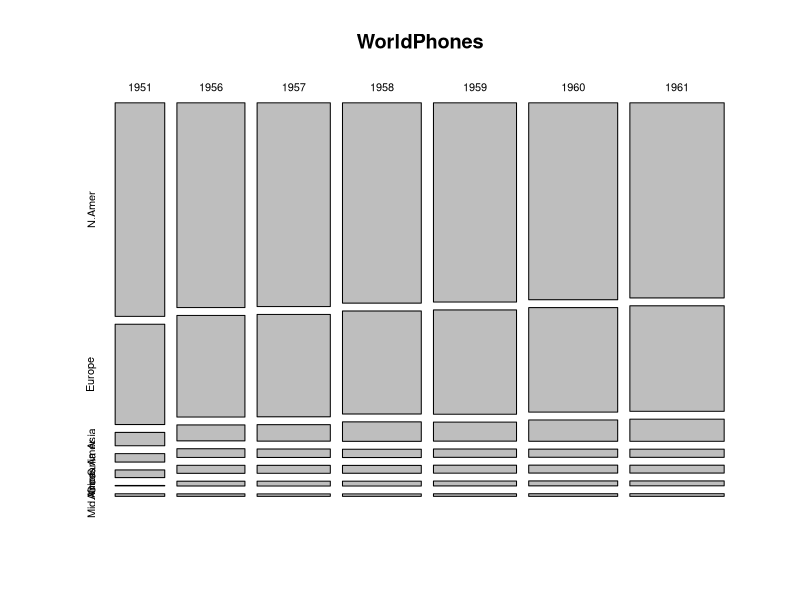
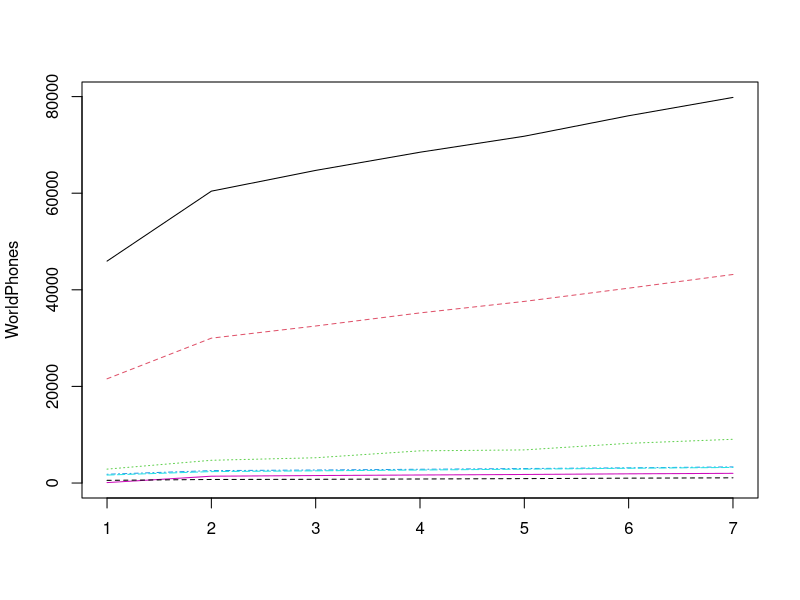
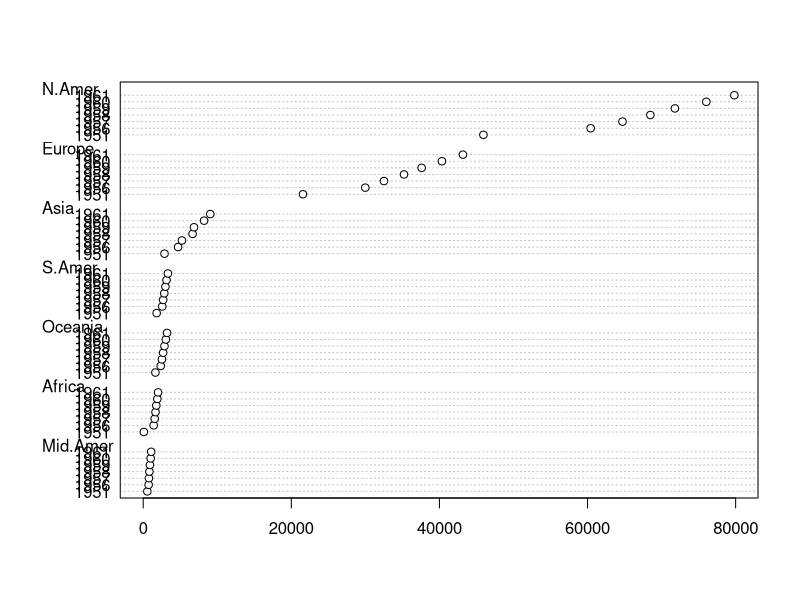
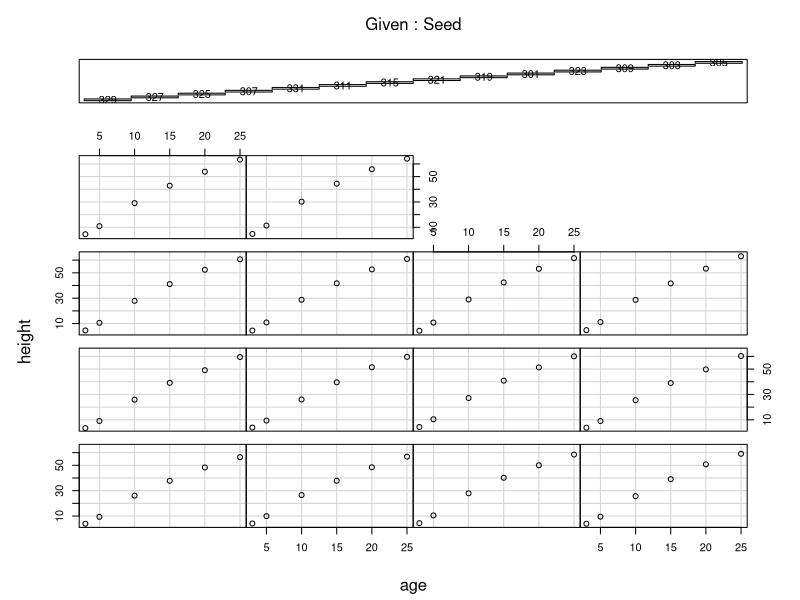
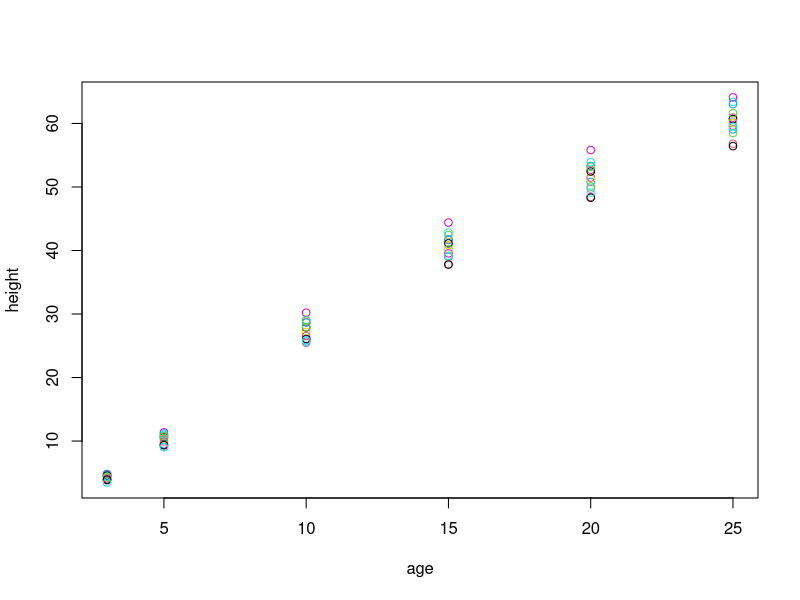
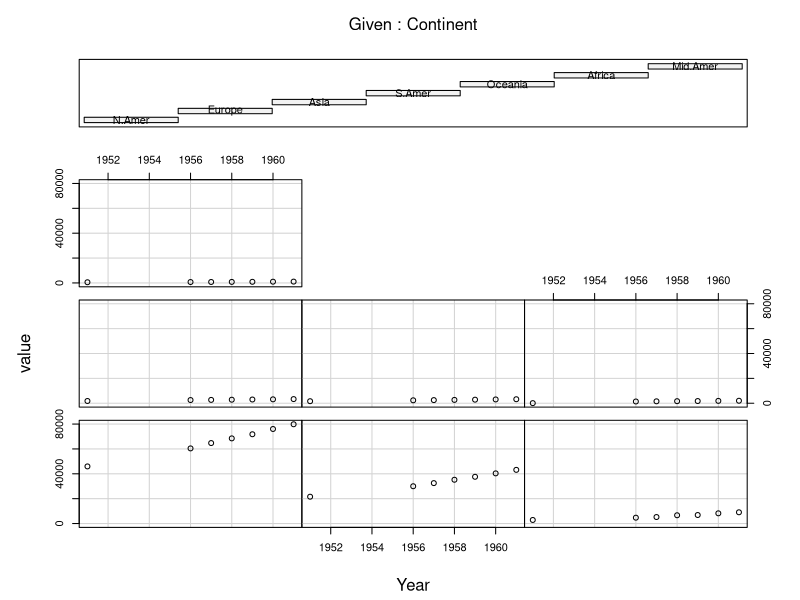

The R source for these figures, in order:

#--------------------- Reshaping Data----------------------#
## Aggregating:

# By one variable:
aggregate(x=Loblolly$height, by=list(seed=Loblolly$Seed), FUN=mean )

# By two variables:
head(
  aggregate(x=Loblolly$height, 
            by=list(seed=Loblolly$Seed, 
                    age=cut(Loblolly$age,breaks=2)), 
            FUN=mean )
)


## Wide and Long formats:

# "Wide" format has it's advantages
head(WorldPhones)

mosaicplot(WorldPhones)
matplot(WorldPhones, type='l' )
dotchart(WorldPhones)

# "Long" format has it's own advantages
# Note: 
# R is much much much more friendly to "long" data.
# Especially when specifying models.

head(Loblolly)
coplot(height ~ age | Seed, data=Loblolly)
plot(height ~ age , col=as.numeric(Seed), data=Loblolly)

# Long to wide
library(reshape)

# First "melt" the data:
head(m.Lob<- melt(Loblolly, id=c('Seed','age')))
# Then "cast" it into wide format:
head(wide.lob<- cast(m.Lob, age~Seed))



# Wide to long
WorldPhones
head(long.phones<- melt(WorldPhones, varnames=c('Year','Continent')))
coplot(value ~ Year | Continent, data=long.phones)

# See ?melt for more information on reshaping data

# Note: This can also be done manually or using reshape() which I don't like...



#------------------ Manipulating Strings    ------------------------------#
print("Hello\n") 	# Wrong!
show("Hello\n") 	# Wrong!
cat("Hello\n")		# Right!


# String concatenation:
paste("Hello", "World", "!")
paste("Hello", "World", "!", sep="")
paste("Hello", " World", "!", sep="")

x <- 5
paste("x=", x)
paste("x=", x, paste="")

cat("x=", x, "\n") #Too many spaces :-(
cat("x=", x, "\n", sep="")

# Collapsing strings:
s <- c("Hello", " ", "World", "!")
paste(s)
paste(s, sep="")
paste(s, collapse="")
paste(s, collapse=" 1")


s <- c("Hello", "World!")
paste(1:3, "Hello World!")
paste(1:3, "Hello World!", sep=":")
paste(1:3, "Hello World!", sep=":", collapse="\n")
cat(paste(1:3, "Hello World!", sep=":", collapse="\n"), "\n") # cat() does not collapse :-(


# Substrings:
s <- "Hello World"
substring(s, first=4, last=6)

# Splits:
s <- "foo, bar, baz"
strsplit(s, ", ")

s <- "foo-->bar-->baz"
strsplit(s, "-->")

# Using regular expressions (see ?regexp):
s <- "foo, bar, baz"
strsplit(s, ", *")
strsplit(s, "")

# Looking in *vectors* of strings:
(s <- apply(matrix(LETTERS[1:24], nr=4), 2, paste, collapse=""))

grep("O", s) # Returns location
grep("O", s, value=T) # Returns value


regexpr(pattern="o", text="Hello")
regexpr(pattern="o", text=c("Hello", "World!"))

s <- c("Hello", "World!")
regexpr("o", s)
s <- c("Helll ooo", "Wrld!")
regexpr("o", s)

# Fuzzy (approximate) matches:
grep ("abc", c("abbc", "jdfja", "cba")) 	# No match :-(
agrep ("abc", c("abbc", "jdfja", "cba")) 	# Match! :-)

## Note: agrep() is the function used in help.search()
s <- "foo bar baz"
gsub(pattern=" ", replacement="", s)   # Remove all the spaces
s <- "foo  bar   baz"
gsub("  ", " ", s)
gsub(" +", "", s) # Using regular expression
gsub(" +", " ", s)  # Remove multiple spaces and replace them by single spaces

s <- "foo bar baz"
sub(pattern=" ", replacement="", s) # sub() only replaces first occurance.
gsub("  ", " ", s)




#------------------    Manipulating Time and Date    ------------------------------#

"2005-05-15" # Character string
as.Date("2005-05-15") #Date

# Formatting (see ?strftime):
as.Date("15/05/2005", format="%d/%m/%Y")
as.Date("15/05/05", format="%d/%m/%y")
as.Date("01/02/03", format="%y/%m/%d")
as.Date("01/02/03", format="%y/%d/%m")

# Date arithmetic:
a <- as.Date("01/02/03", format="%y/%m/%d")
b <- as.Date("01/02/03", format="%y/%d/%m")
a - b

#Today:
Sys.Date()
Sys.Date() + 21
format(Sys.Date(), format="%d%m%y")
format(Sys.Date(), format="%A, %d %B %Y")

# Sequence of dates (see ?seq.Date):
seq(as.Date("2005-01-01"), as.Date("2005-07-01"), by="month")
seq(as.Date("2005-01-01"), as.Date("2005-07-01"), by=31)
seq(as.Date("2005-01-01"), as.Date("2005-03-01"), by="2 weeks")

# Warning: loops turn dates to numbers!
a <- seq(as.Date("2005-01-01"), as.Date("2005-03-01"), by="2 weeks")
str(a)
for (i in a) {
   str(i)
 }
# Better try:
for (i in a){
  print(as.Date(i, origin=a[[1]]))
}

# Warning #2: indexing turns dates to numerics!

## For the complete time (not only date):
as.POSIXct("2005-05-15 21:45:17")
as.POSIXlt("2005-05-15 21:45:17")

# What's the difference?
unclass(as.POSIXct("2005-05-15 21:45:17")) # Compact inner representation
unclass(as.POSIXlt("2005-05-15 21:45:17")) # Non-Compact inner representation


# Arithmetics of times:
as.POSIXlt("2005-05-15 21:45:17") - Sys.time()
difftime(as.POSIXlt("2005-05-15 21:45:17"), Sys.time(), units="secs")

# See also "date", "chron", "zoo" packages.

# Leap seconds added (not to accumulate latencies)?
.leap.seconds
